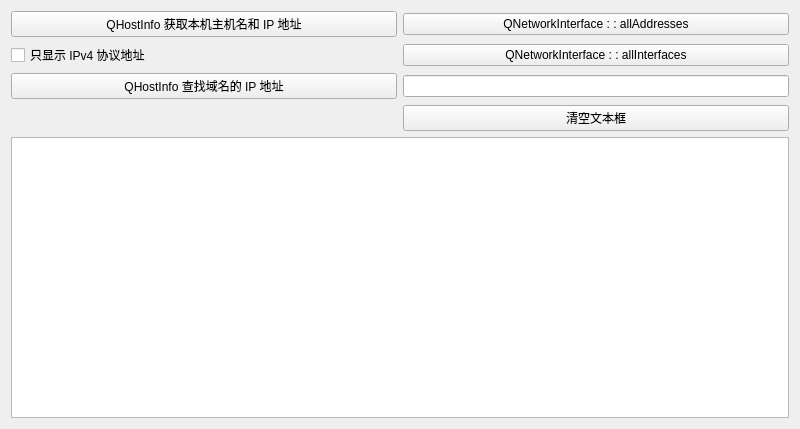
<?xml version="1.0" encoding="UTF-8"?>
<ui version="4.0">
 <class>Widget</class>
 <widget class="QWidget" name="Widget">
  <property name="geometry">
   <rect>
    <x>0</x>
    <y>0</y>
    <width>800</width>
    <height>429</height>
   </rect>
  </property>
  <property name="windowTitle">
   <string>Widget</string>
  </property>
  <layout class="QGridLayout" name="gridLayout">
   <item row="0" column="0">
    <widget class="QPushButton" name="btnGetLocalHostInfo">
     <property name="sizePolicy">
      <sizepolicy hsizetype="Expanding" vsizetype="Fixed">
       <horstretch>0</horstretch>
       <verstretch>0</verstretch>
      </sizepolicy>
     </property>
     <property name="text">
      <string>QHostInfo 获取本机主机名和 IP 地址</string>
     </property>
    </widget>
   </item>
   <item row="0" column="1">
    <widget class="QPushButton" name="btnAllAddresses">
     <property name="sizePolicy">
      <sizepolicy hsizetype="Expanding" vsizetype="Fixed">
       <horstretch>0</horstretch>
       <verstretch>0</verstretch>
      </sizepolicy>
     </property>
     <property name="text">
      <string>QNetworkInterface : : allAddresses</string>
     </property>
    </widget>
   </item>
   <item row="1" column="0">
    <widget class="QCheckBox" name="ckbIPv4Only">
     <property name="text">
      <string>只显示 IPv4 协议地址</string>
     </property>
    </widget>
   </item>
   <item row="1" column="1">
    <widget class="QPushButton" name="btnAllInterfaces">
     <property name="text">
      <string>QNetworkInterface : : allInterfaces</string>
     </property>
    </widget>
   </item>
   <item row="2" column="0">
    <widget class="QPushButton" name="btnGetDomainHostInfo">
     <property name="text">
      <string>QHostInfo 查找域名的 IP 地址</string>
     </property>
    </widget>
   </item>
   <item row="2" column="1">
    <widget class="QLineEdit" name="editDomainName"/>
   </item>
   <item row="3" column="1">
    <widget class="QPushButton" name="btnTextClear">
     <property name="text">
      <string>清空文本框</string>
     </property>
    </widget>
   </item>
   <item row="4" column="0" colspan="2">
    <widget class="QPlainTextEdit" name="plainTextEdit"/>
   </item>
  </layout>
 </widget>
 <resources/>
 <connections/>
</ui>
